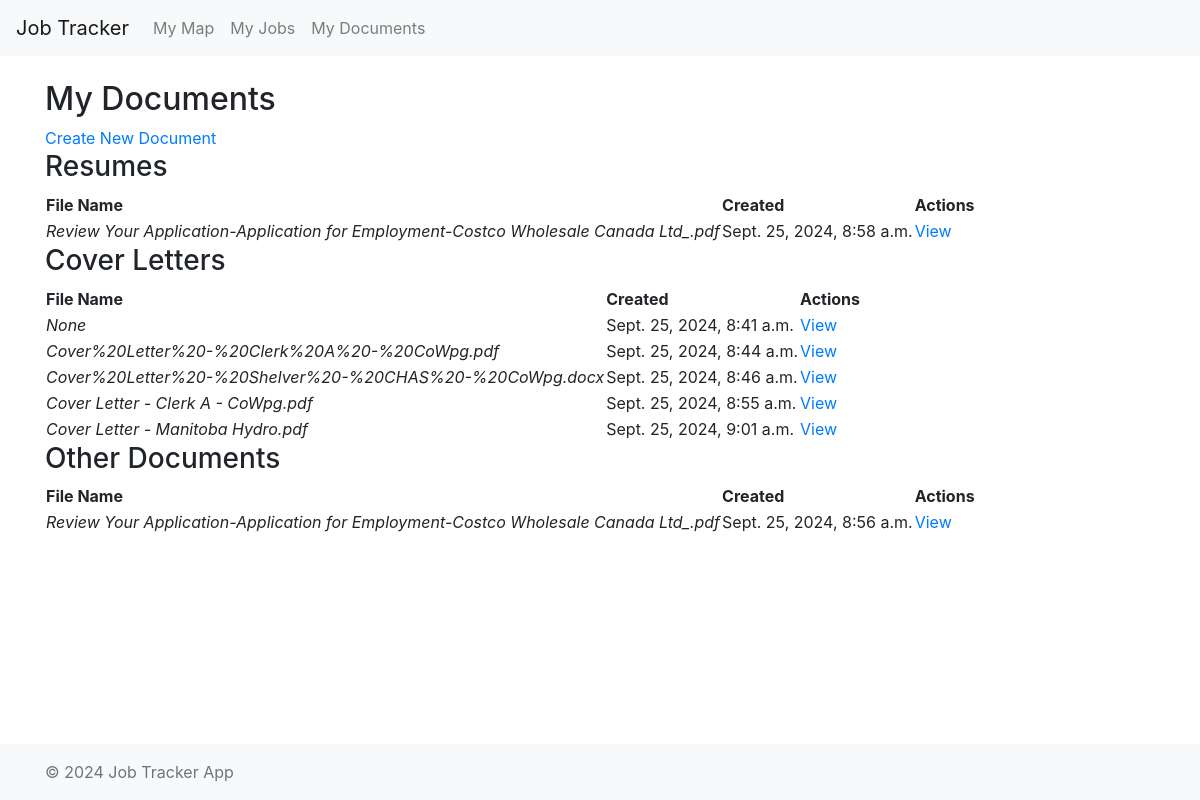
/documents/, run on the app's committed database.
### tracker/models.py (models this page shows, shortened)
class Document(models.Model):
    DOCUMENT_TYPE_CHOICES = [
        ('resume', 'Resume'),
        ('cover_letter', 'Cover Letter'),
        ('other', 'Other'),
    ]
    document_type = models.CharField(max_length=20, choices=DOCUMENT_TYPE_CHOICES)
    document_name = models.CharField(max_length=255, blank=True, null=True)
    file = models.FileField(upload_to='documents/', blank=True, null=True)
    text_content = models.TextField(blank=True, null=True)
    date_uploaded = models.DateTimeField(default=timezone.now)

### tracker/views.py (the view)
# urls.py: path('documents/', views.view_all_documents, name='view_all_documents'),
def view_all_documents(request):
    resumes = Document.objects.filter(document_type='resume')
    cover_letters = Document.objects.filter(document_type='cover_letter')
    others = Document.objects.filter(document_type='other')
    return render(request, 'tracker/view_all_documents.html', {
        'resumes': resumes,
        'cover_letters': cover_letters,
        'others': others,
    })

### tracker/templates/tracker/view_all_documents.html
{% extends 'tracker/base.html' %}
{% block content %}
<h2>My Documents</h2>
<a href="{% url 'upload_files' %}">Create New Document</a>
<div class="document-section">
    <h3>Resumes</h3>
    {% if resumes %}
    <table>
        <tr>
            <th>File Name</th>
            <th>Created</th>
            <th>Actions</th>
        </tr>
        {% for document in resumes %}
        <tr>
            <td style="font-style: italic;">{{ document.document_name }}</td>
            <td>{{ document.date_uploaded }}</td>
            <td>
                <a href="{% url 'view_document' document.id %}">View</a>
            </td>
        </tr>
        {% endfor %}
    </table>
    {% else %}
        <p>No resumes available.</p>
    {% endif %}
</div>
<div class="document-section">
    <h3>Cover Letters</h3>
    {% if cover_letters %}
    <table>
        <tr>
            <th>File Name</th>
            <th>Created</th>
            <th>Actions</th>
        </tr>
        {% for document in cover_letters %}
        <tr>
            <td style="font-style: italic;">{{ document.document_name }}</td>
            <td>{{ document.date_uploaded }}</td>
            <td>
                <a href="{% url 'view_document' document.id %}">View</a>
            </td>
        </tr>
        {% endfor %}
    </table>
    {% else %}
        <p>No cover letters available.</p>
    {% endif %}
</div>
<div class="document-section">
    <h3>Other Documents</h3>
    {% if others %}
    <table>
        <tr>
            <th>File Name</th>
            <th>Created</th>
            <th>Actions</th>
        </tr>
        {% for document in others %}
        <tr>
            <td style="font-style: italic;">{{ document.document_name }}</td>
            <td>{{ document.date_uploaded }}</td>
            <td>
                <a href="{% url 'view_document' document.id %}">View</a>
            </td>
        </tr>
        {% endfor %}
    </table>
    {% else %}
        <p>No other documents available.</p>
    {% endif %}
</div>
{% endblock %}

### tracker/static/tracker/css/styles.css (style rules this page uses)
html, body { height: 100%; margin: 0; }

### data on the page
Document: document_name "Review Your Application-Application for Employment-Costco Wholesale Canada Ltd_.pdf", date_uploaded "Sept. 25, 2024, 8:58 a.m."
Document: document_name "None", date_uploaded "Sept. 25, 2024, 8:41 a.m."
Document: document_name "Cover%20Letter%20-%20Clerk%20A%20-%20CoWpg.pdf", date_uploaded "Sept. 25, 2024, 8:44 a.m."
Document: document_name "Cover%20Letter%20-%20Shelver%20-%20CHAS%20-%20CoWpg.docx", date_uploaded "Sept. 25, 2024, 8:46 a.m."
Document: document_name "Cover Letter - Clerk A - CoWpg.pdf", date_uploaded "Sept. 25, 2024, 8:55 a.m."
Document: document_name "Cover Letter - Manitoba Hydro.pdf", date_uploaded "Sept. 25, 2024, 9:01 a.m."
Document: document_name "Review Your Application-Application for Employment-Costco Wholesale Canada Ltd_.pdf", date_uploaded "Sept. 25, 2024, 8:56 a.m."
